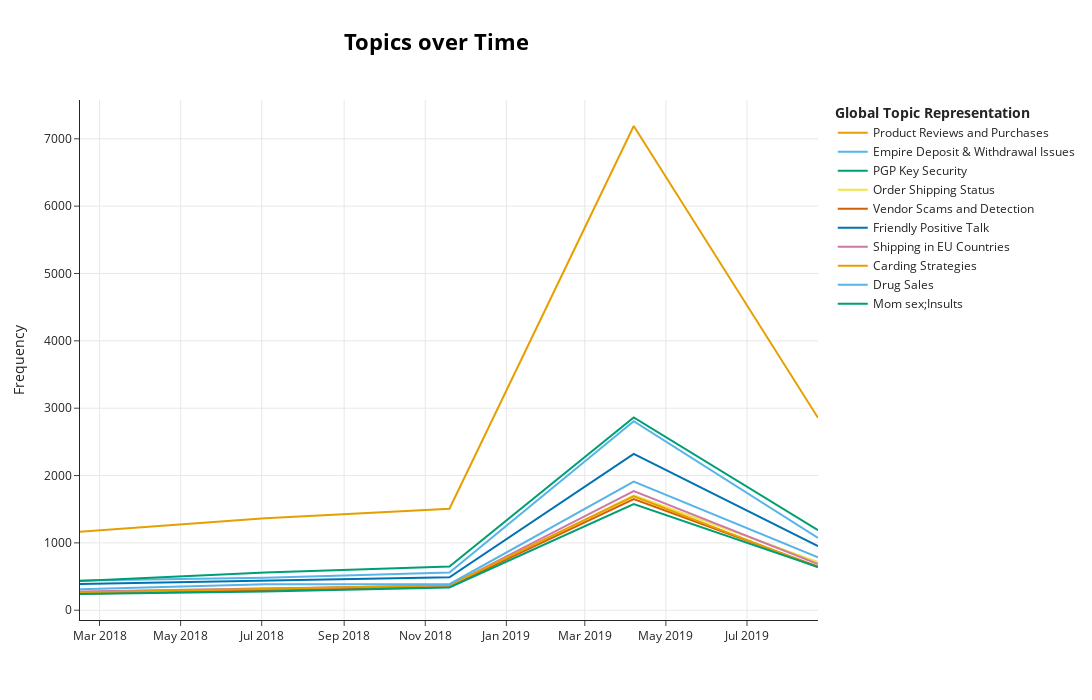

Notebook code cell kept with this figure:
### Markdown cell above
![120Distribution_LLAMA2.png](attachment:120Distribution_LLAMA2.png)

### Code cell
topic_model.visualize_topics_over_time(topics_over_time, top_n_topics=10, width=1250, height=700, custom_labels=True)

### Figure 1 — Plotly figure (JSON) as saved in the notebook; plotly's stock layout.template omitted (floating-point values rounded to 4 significant figures)
{"data": [{"hoverinfo": "text", "hovertext": ["<b>Topic 0</b><br>Words: product, strain, weed, price, vendor", "<b>Topic 0</b><br>Words: link, vendor, cart, product, price", "<b>Topic 0</b><br>Words: vendor, cart, product, weed, link", "<b>Topic 0</b><br>Words: link, cart, vendor, weed, product", "<b>Topic 0</b><br>Words: link, product, cart, vendor, price"], "marker": {"color": "#E69F00"}, "mode": "lines", "name": "Product Reviews and Purchases", "type": "scatter", "x": ["2018-02-14 07:22:04.800", "2018-07-03 14:24:00.000", "2018-11-19 04:48:00.000", "2019-04-06 19:12:00.000", "2019-08-23 09:36:00.000"], "y": [1164, 1364, 1508, 7190, 2857]}, {"hoverinfo": "text", "hovertext": ["<b>Topic 1</b><br>Words: deposit, address, ticket, wallet, btc", "<b>Topic 1</b><br>Words: deposit, address, ticket, btc, wallet", "<b>Topic 1</b><br>Words: deposit, address, ticket, btc, wallet", "<b>Topic 1</b><br>Words: deposit, address, ticket, btc, wallet", "<b>Topic 1</b><br>Words: deposit, address, ticket, btc, wallet"], "marker": {"color": "#56B4E9"}, "mode": "lines", "name": "Empire Deposit & Withdrawal Issues", "type": "scatter", "x": ["2018-02-14 07:22:04.800", "2018-07-03 14:24:00.000", "2018-11-19 04:48:00.000", "2019-04-06 19:12:00.000", "2019-08-23 09:36:00.000"], "y": [442, 481, 561, 2808, 1073]}, {"hoverinfo": "text", "hovertext": ["<b>Topic 2</b><br>Words: key, pgp, account, pgp key, message", "<b>Topic 2</b><br>Words: key, pgp, account, pgp key, message", "<b>Topic 2</b><br>Words: key, pgp, account, pgp key, message", "<b>Topic 2</b><br>Words: key, pgp, account, pgp key, message", "<b>Topic 2</b><br>Words: key, pgp, account, pgp key, message"], "marker": {"color": "#009E73"}, "mode": "lines", "name": "PGP Key Security", "type": "scatter", "x": ["2018-02-14 07:22:04.800", "2018-07-03 14:24:00.000", "2018-11-19 04:48:00.000", "2019-04-06 19:12:00.000", "2019-08-23 09:36:00.000"], "y": [433, 561, 649, 2864, 1189]}, {"hoverinfo": "text", "hovertext": ["<b>Topic 3</b><br>Words: order, shipped, day, ordered, week", "<b>Topic 3</b><br>Words: order, shipped, day, ordered, week", "<b>Topic 3</b><br>Words: order, shipped, day, ordered, week", "<b>Topic 3</b><br>Words: order, shipped, day, ordered, week", "<b>Topic 3</b><br>Words: order, shipped, day, ordered, week"], "marker": {"color": "#F0E442"}, "mode": "lines", "name": "Order Shipping Status", "type": "scatter", "x": ["2018-02-14 07:22:04.800", "2018-07-03 14:24:00.000", "2018-11-19 04:48:00.000", "2019-04-06 19:12:00.000", "2019-08-23 09:36:00.000"], "y": [272, 327, 345, 1707, 717]}, {"hoverinfo": "text", "hovertext": ["<b>Topic 4</b><br>Words: scam, scammer, scam scam, scammed, scam scam scam", "<b>Topic 4</b><br>Words: scam, scammer, scam scam, scam scam scam, scammed", "<b>Topic 4</b><br>Words: scam, scammer, scam scam, scammed, scam scam scam", "<b>Topic 4</b><br>Words: scam, scammer, pound pound pound, pound pound, pound", "<b>Topic 4</b><br>Words: scam, scammer, scammed, scam scam, scam scam scam"], "marker": {"color": "#D55E00"}, "mode": "lines", "name": "Vendor Scams and Detection", "type": "scatter", "x": ["2018-02-14 07:22:04.800", "2018-07-03 14:24:00.000", "2018-11-19 04:48:00.000", "2019-04-06 19:12:00.000", "2019-08-23 09:36:00.000"], "y": [245, 293, 351, 1650, 648]}, {"hoverinfo": "text", "hovertext": ["<b>Topic 5</b><br>Words: thanks, thank, lol, good, man", "<b>Topic 5</b><br>Words: thanks, thank, lol, good, man", "<b>Topic 5</b><br>Words: thanks, thank, lol, man, good", "<b>Topic 5</b><br>Words: thanks, thank, lol, good, man", "<b>Topic 5</b><br>Words: thanks, thank, lol, good, man"], "marker": {"color": "#0072B2"}, "mode": "lines", "name": "Friendly Positive Talk", "type": "scatter", "x": ["2018-02-14 07:22:04.800", "2018-07-03 14:24:00.000", "2018-11-19 04:48:00.000", "2019-04-06 19:12:00.000", "2019-08-23 09:36:00.000"], "y": [389, 434, 489, 2320, 952]}, {"hoverinfo": "text", "hovertext": ["<b>Topic 6</b><br>Words: ship, country, shipping, eu, vendor", "<b>Topic 6</b><br>Words: ship, country, shipping, vendor, eu", "<b>Topic 6</b><br>Words: ship, country, vendor, shipping, searched time", "<b>Topic 6</b><br>Words: ship, country, shipping, vendor, eu", "<b>Topic 6</b><br>Words: ship, country, shipping, vendor, eu"], "marker": {"color": "#CC79A7"}, "mode": "lines", "name": "Shipping in EU Countries", "type": "scatter", "x": ["2018-02-14 07:22:04.800", "2018-07-03 14:24:00.000", "2018-11-19 04:48:00.000", "2019-04-06 19:12:00.000", "2019-08-23 09:36:00.000"], "y": [279, 323, 366, 1770, 687]}, {"hoverinfo": "text", "hovertext": ["<b>Topic 8</b><br>Words: card, carding, cc, get, know", "<b>Topic 8</b><br>Words: card, carding, cc, gift card, gift", "<b>Topic 8</b><br>Words: card, carding, cc, buy, gift card", "<b>Topic 8</b><br>Words: card, carding, cc, gift card, gift", "<b>Topic 8</b><br>Words: card, carding, cc, get, gift"], "marker": {"color": "#E69F00"}, "mode": "lines", "name": "Carding Strategies", "type": "scatter", "x": ["2018-02-14 07:22:04.800", "2018-07-03 14:24:00.000", "2018-11-19 04:48:00.000", "2019-04-06 19:12:00.000", "2019-08-23 09:36:00.000"], "y": [263, 318, 371, 1692, 639]}, {"hoverinfo": "text", "hovertext": ["<b>Topic 25</b><br>Words: pill, mg, vendor, good, order", "<b>Topic 25</b><br>Words: mg, pill, online, sale online, adderall", "<b>Topic 25</b><br>Words: mg, pill, link, vendor, price", "<b>Topic 25</b><br>Words: mg, pill, vendor, price, product", "<b>Topic 25</b><br>Words: mg, pill, vendor, order, price"], "marker": {"color": "#56B4E9"}, "mode": "lines", "name": "Drug Sales", "type": "scatter", "x": ["2018-02-14 07:22:04.800", "2018-07-03 14:24:00.000", "2018-11-19 04:48:00.000", "2019-04-06 19:12:00.000", "2019-08-23 09:36:00.000"], "y": [312, 384, 387, 1911, 784]}, {"hoverinfo": "text", "hovertext": ["<b>Topic 99</b><br>Words: fuck, shit, like, nt, cunt", "<b>Topic 99</b><br>Words: fuck, like, nt, get, shit", "<b>Topic 99</b><br>Words: fuck, like, cunt, shit, lol", "<b>Topic 99</b><br>Words: fuck, like, nt, cunt, shit", "<b>Topic 99</b><br>Words: like, fuck, cunt, nt, lol"], "marker": {"color": "#009E73"}, "mode": "lines", "name": "Mom sex;Insults", "type": "scatter", "x": ["2018-02-14 07:22:04.800", "2018-07-03 14:24:00.000", "2018-11-19 04:48:00.000", "2019-04-06 19:12:00.000", "2019-08-23 09:36:00.000"], "y": [241, 279, 338, 1576, 642]}], "layout": {"height": 700, "hoverlabel": {"bgcolor": "white", "font": {"family": "Rockwell", "size": 16}}, "legend": {"title": {"text": "<b>Global Topic Representation"}}, "title": {"font": {"color": "Black", "size": 22}, "text": "<b>Topics over Time</b>", "x": 0.4, "xanchor": "center", "y": 0.95, "yanchor": "top"}, "width": 1250, "xaxis": {"showgrid": true}, "yaxis": {"showgrid": true, "title": {"text": "Frequency"}}}}
